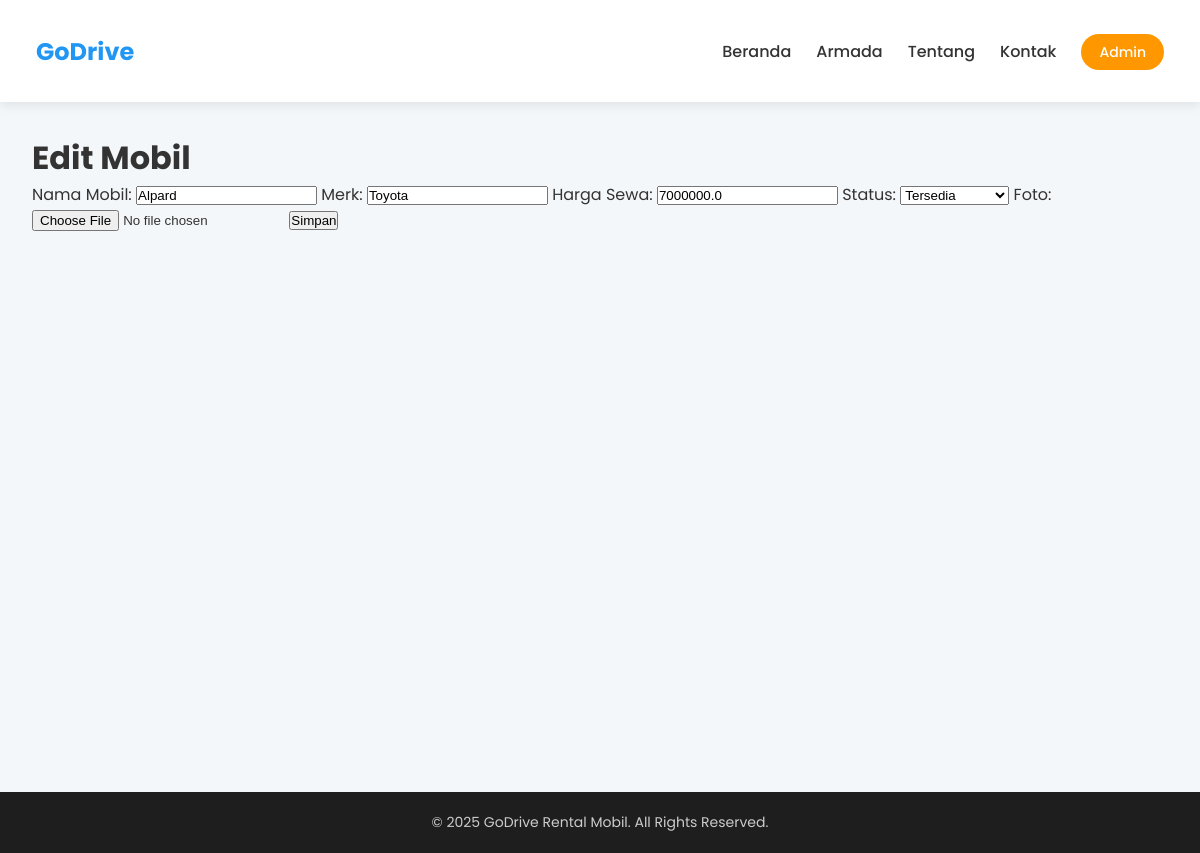
/admin/edit/10, run on the app's committed database.
### tables this page shows
CREATE TABLE rental(
            id INTEGER PRIMARY KEY AUTOINCREMENT,
            nama_mobil TEXT NOT NULL,
            merk TEXT NOT NULL,
            harga_sewa REAL NOT NULL,
            status TEXT NOT NULL,
            foto TEXT
        );

### app.py (the view, shortened to what this page needs)
@app.route("/admin/edit/<int:id>", methods=["GET", "POST"])
def admin_edit(id):
    conn = get_db()
    stok = conn.execute("SELECT * FROM rental WHERE id=?", (id,)).fetchone()
    conn.close()
    return render_template("admin/edit.html", stok=stok)

### app.py (called while the page is built)
def get_db():
    conn = sqlite3.connect("stokumkm.db")
    conn.row_factory = sqlite3.Row
    return conn

### templates/admin/edit.html (shortened to what this page needs)
{% extends "base.html" %}
{% block content %}
<h1>Edit Mobil</h1>
<form action="{{ url_for('admin_edit', id=stok.id) }}" method="POST" enctype="multipart/form-data">
    <label>Nama Mobil:</label>
    <input type="text" name="nama_mobil" value="{{ stok.nama_mobil }}" required>
    <label>Merk:</label>
    <input type="text" name="merk" value="{{ stok.merk }}" required>
    <label>Harga Sewa:</label>
    <input type="number" name="harga_sewa" value="{{ stok.harga_sewa }}" required>
    <label>Status:</label>
    <select name="status">
        <option value="Tersedia" {% if stok.status == 'Tersedia' %}selected{% endif %}>Tersedia</option>
    </select>
    <label>Foto:</label>
    <input type="file" name="foto">
    <button type="submit">Simpan</button>
</form>
{% endblock %}

### static/uploads/css/style.css (style rules this page uses)
body { font-family: Arial, sans-serif; margin: 0; padding: 0; }
* { margin: 0; padding: 0; box-sizing: border-box; }
body { font-family: 'Poppins', sans-serif; background-color: #f4f7f9; color: #333; }

### data on the page
rental: nama_mobil "Alpard", merk "Toyota", harga_sewa "7000000.0", status "Tersedia"
